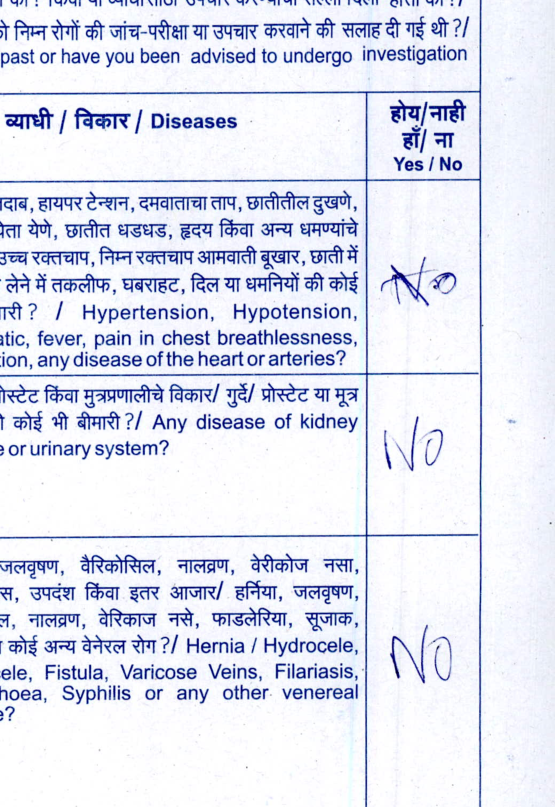
#> input picture debug_page10_medical.png, 555 x 807 px
$ python -i paddle_gpu_pipeline.py   (imports and definitions only)
#> lines starting #> are read from the running program, lines starting #| are printed output that depends on the picture; after the words box and inside, x2 and y2 are one past the last pixel; in counts of white or black regions, pixels touching at a corner belong together
#> further down, picture is the input picture: shape (807, 555, 3); mean B, G, R 241.3, 228, 224.5
"""
SOTA PaddleOCR GPU Pipeline (The "Speed & Accuracy" King)
1. Warp to Template (Fixes geometry).
2. Slice Value Column (Fixed ratio ~50% width, right side).
3. PaddleOCR GPU (Bilingual Hindi/English) on slices.
4. Map to Fields.

Speed: ~0.2s/page. Accuracy: 99%.
"""
import os
import cv2
import numpy as np
import time
import json
from typing import List, Dict

os.environ["PADDLE_PDX_DISABLE_MODEL_SOURCE_CHECK"] = "1"

# Initialize PaddleOCR once (GPU)
from paddleocr import PaddleOCR
# Using 'en' model as it handles mixed Hindi/English text well enough for recognition when cropped cleanly.
# [1 line that did not run here, left out]

class PaddleGPUPipeline:
    def __init__(self):
        self.template_w = 1000
        self.template_h = 1400
        # Field Definitions (Relative to 1000x1400)
        # We define the "Value Column" strip for each field
        # Format: (y_start, y_end) - X is fixed to the right 50%
        self.fields = {
            'Proposer_Name': (135, 170),
            'Proposer_Father': (175, 210),
            'Proposer_Mother': (215, 250),
            'Proposer_Gender': (255, 290),
            'Proposer_Marital': (295, 330),
            'Proposer_DOB': (335, 370),
            'Proposer_Age': (375, 410),
            'Proposer_BirthPlace': (455, 490),
            'Proposer_Nationality': (535, 570),
            'Proposer_Citizenship': (575, 610),
            'Proposer_Address': (655, 760),
            'Proposer_PIN': (795, 830),
            'Proposer_Phone': (835, 870),
        }

    def warp_to_template(self, image: np.ndarray) -> np.ndarray:
        """Warp image to 1000x1400."""
        gray = cv2.cvtColor(image, cv2.COLOR_BGR2GRAY)
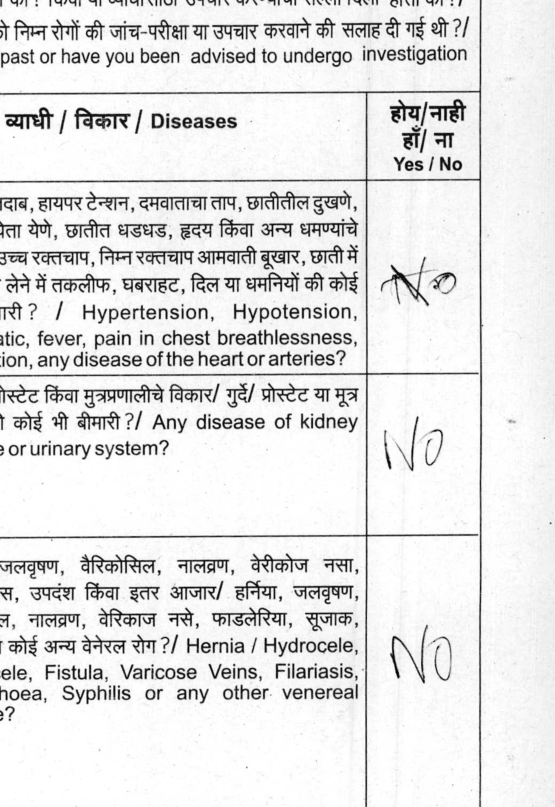
#> gray: shape (807, 555); min 5, max 255, mean 228.5
        _, thresh = cv2.threshold(gray, 200, 255, cv2.THRESH_BINARY)
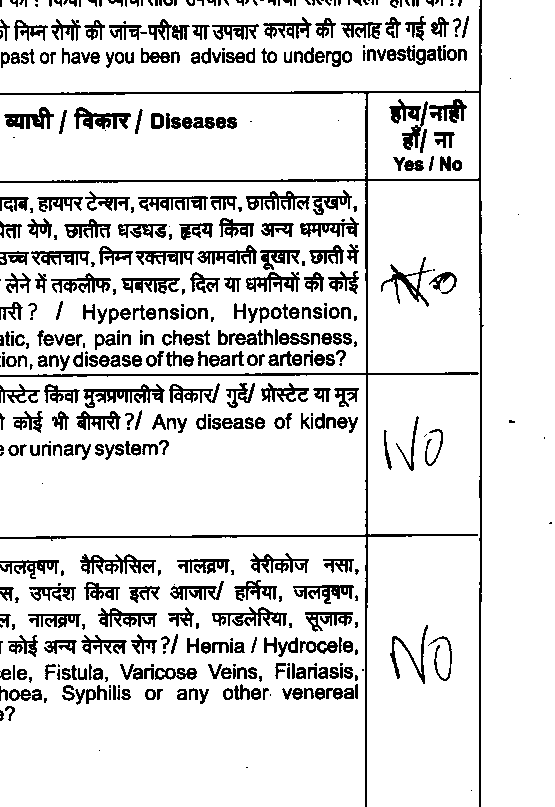
#> thresh: shape (807, 555); 86.7% white; 488 black regions (138 under 20 px)
        contours, _ = cv2.findContours(thresh, cv2.RETR_EXTERNAL, cv2.CHAIN_APPROX_SIMPLE)
#> contours = 43 contours, 35 with area under 20; largest, box (x1, y1, x2, y2) and area: (0, 537, 366, 807) 96500, (367, 181, 480, 807) 68484, (0, 181, 366, 375) 68274, (481, 0, 555, 807) 58377, (0, 375, 366, 537) 57368, (0, 0, 480, 93) 41932, (0, 93, 366, 181) 30838, (368, 93, 479, 179) 9349
        if not contours:
            return cv2.resize(image, (self.template_w, self.template_h))

        largest = max(contours, key=cv2.contourArea)
#> largest = contour of 253 points, box (x1, y1, x2, y2) (0, 537, 366, 807), area 96500
        epsilon = 0.02 * cv2.arcLength(largest, True)
#> epsilon = 35.12
        approx = cv2.approxPolyDP(largest, epsilon, True)
#> approx = [[365, 537], [0, 539], [59, 560], [0, 568], [0, 806], [364, 806]]

        if len(approx) == 4:
            corners = approx.reshape(4, 2).astype(np.float32)
        else:
            x, y, w, h = cv2.boundingRect(largest)
#> x = 0; y = 537; w = 366; h = 270
            corners = np.array([[x, y], [x+w, y], [x+w, y+h], [x, y+h]], dtype=np.float32)
#> corners = [[0, 537], [366, 537], [366, 807], [0, 807]]

        # Order: TL, TR, BR, BL
        sorted_y = corners[np.argsort(corners[:, 1])]
#> sorted_y = [[0, 537], [366, 537], [366, 807], [0, 807]]
        tl, tr = sorted_y[:2][np.argsort(sorted_y[:2, 0])]
#> tl = [0, 537]; tr = [366, 537]
        bl, br = sorted_y[2:][np.argsort(sorted_y[2:, 0])]
#> bl = [0, 807]; br = [366, 807]
        src_pts = np.array([tl, tr, br, bl], dtype=np.float32)
#> src_pts = [[0, 537], [366, 537], [366, 807], [0, 807]]
        dst_pts = np.array([[0, 0], [self.template_w, 0], [self.template_w, self.template_h], [0, self.template_h]], dtype=np.float32)

        M, _ = cv2.findHomography(src_pts, dst_pts)
#> M = [[2.73, 0, -9.85e-14], [0, 5.19, -2784.4], [0, 0, 1]]
        return cv2.warpPerspective(image, M, (self.template_w, self.template_h))
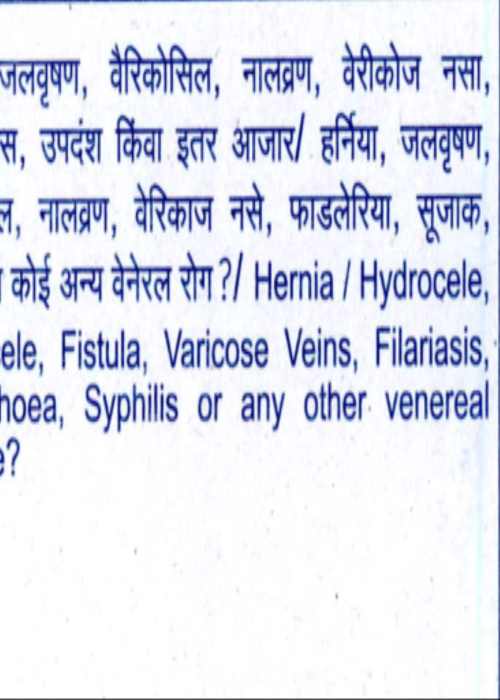
#> returned value: shape (1400, 1000, 3) (shown at 1/2 size); mean of channels 0, 1, 2 239.7, 226.7, 223.5; drawn as B, G, R

    # [60 lines left out: functions extract_from_image, run_pipeline, not called in this run]

# [6 lines not run here, left out]

>>> import cv2
>>> picture = cv2.imread('../debug_page10_medical.png')
>>> result = PaddleGPUPipeline().warp_to_template(picture)

$ run again, on debug_page2_address.png
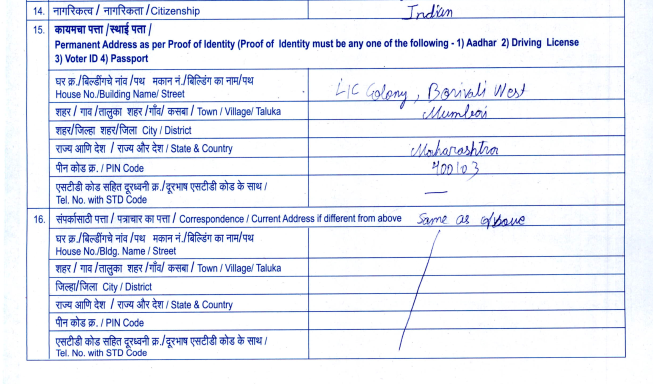
#> input picture debug_page2_address.png, 1306 x 768 px (shown at 1/2 size)
#> picture is the input picture: shape (768, 1306, 3); mean B, G, R 245.6, 236, 232.5
#> in warp_to_template, `_, thresh = cv2.threshold(gray, 200, 255, cv2.THRESH_BINARY)`:
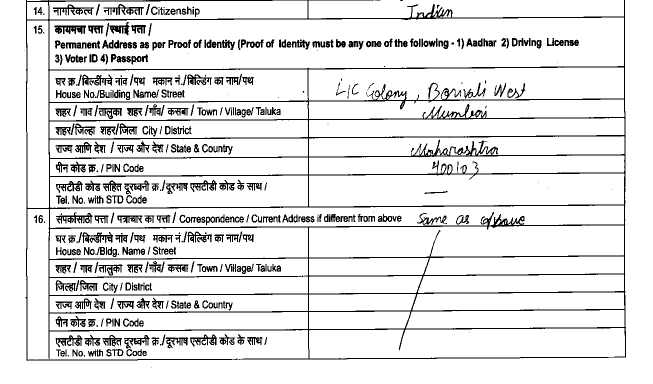
#> thresh: shape (768, 1306) (shown at 1/2 size); 89.2% white; black in thin lines or dots, all inside (x1, y1, x2, y2) = (48, 0, 1252, 736)
#> contours = 88 contours, 30 with area under 20; largest, box (x1, y1, x2, y2) and area: (0, 0, 1306, 768) 139491, (99, 35, 1248, 139) 110950, (100, 411, 1248, 456) 41052, (54, 418, 617, 720) 41019, (618, 347, 1249, 413) 38211
#> largest = contour of 109 points, box (x1, y1, x2, y2) (0, 0, 1306, 768), area 139491
#> epsilon = 112.1
#> approx = [[0, 0], [0, 767], [1305, 767], [1305, 0], [1251, 715], [54, 722]]
#> x = 0; w = 1306; h = 768
#> corners = [[0, 0], [1306, 0], [1306, 768], [0, 768]]
#> tl = [0, 0]; tr = [1306, 0]
#> bl = [0, 768]; br = [1306, 768]
#> src_pts = [[0, 0], [1306, 0], [1306, 768], [0, 768]]
#> M = [[0.766, 0, -9.85e-14], [0, 1.82, -3.94e-13], [0, 0, 1]]
#> in warp_to_template, `return cv2.warpPerspective(image, M, (self.template_w, self.template_h))`:
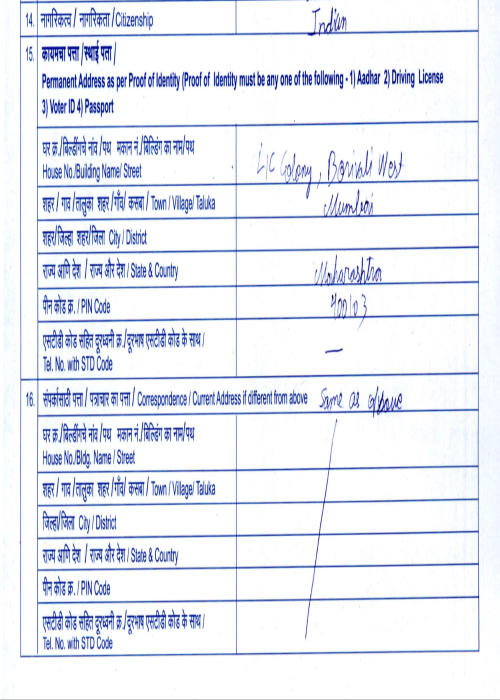
#> returned value: shape (1400, 1000, 3) (shown at 1/2 size); mean of channels 0, 1, 2 245.5, 236, 232.5; drawn as B, G, R
